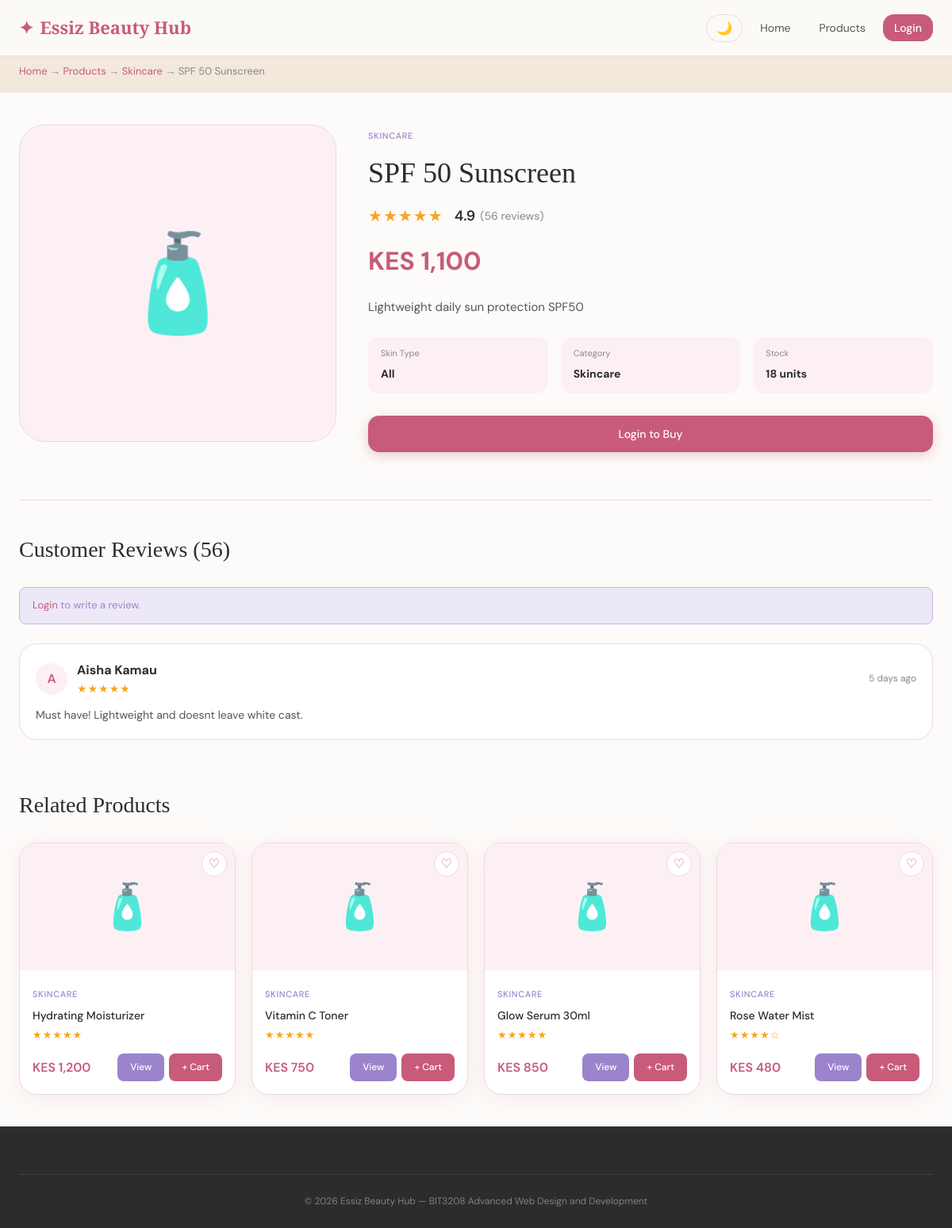
Page /product_detail.php?id=12 on the committed database.
### tables this page shows
CREATE TABLE IF NOT EXISTS products (
  product_id   INT PRIMARY KEY AUTO_INCREMENT,
  name         VARCHAR(150) NOT NULL,
  category     VARCHAR(80) NOT NULL,
  description  TEXT,
  price        DECIMAL(10,2) NOT NULL,
  stock        INT DEFAULT 0,
  skin_type    VARCHAR(80),
  rating       DECIMAL(3,1) DEFAULT 0.0,
  review_count INT DEFAULT 0,
  created_at   TIMESTAMP DEFAULT CURRENT_TIMESTAMP
);

CREATE TABLE IF NOT EXISTS reviews (
  review_id  INT PRIMARY KEY AUTO_INCREMENT,
  user_id    INT NOT NULL,
  product_id INT NOT NULL,
  rating     INT CHECK (rating BETWEEN 1 AND 5),
  comment    TEXT,
  created_at TIMESTAMP DEFAULT CURRENT_TIMESTAMP,
  FOREIGN KEY (user_id)    REFERENCES users(user_id),
  FOREIGN KEY (product_id) REFERENCES products(product_id)
);

CREATE TABLE IF NOT EXISTS users (
  user_id            INT PRIMARY KEY AUTO_INCREMENT,
  full_name          VARCHAR(100) NOT NULL,
  email              VARCHAR(150) UNIQUE NOT NULL,
  phone_number       VARCHAR(20),
  password           VARCHAR(255) NOT NULL,
  role               ENUM('admin','customer') DEFAULT 'customer',
  skin_type          VARCHAR(50),
  budget             ENUM('low','medium','high') DEFAULT 'medium',
  bio                TEXT,
  login_attempts     INT DEFAULT 0,
  locked_until       DATETIME DEFAULT NULL,
  two_factor_code    VARCHAR(10) DEFAULT NULL,
  two_factor_expiry  DATETIME DEFAULT NULL,
  two_factor_enabled TINYINT(1) DEFAULT 0,
  created_at         TIMESTAMP DEFAULT CURRENT_TIMESTAMP
);

### includes/session.php (called while the page is built, shortened)
<?php
function isLoggedIn()  { return isset($_SESSION['user_id']) && !empty($_SESSION['user_id']); }
?>

### includes/functions.php (called while the page is built, shortened)
<?php
function getProductIcon($category) {
    $icons = [
        'Skincare'    => '🧴',
        'Makeup'      => '💄',
        'Haircare'    => '💆',
        'Perfumes'    => '🌸',
        'Accessories' => '🪞'
    ];
    return $icons[$category] ?? '✨';
}
function getStars($rating) {
    return str_repeat('★', round($rating)) . str_repeat('☆', 5 - round($rating));
}
function timeAgo($datetime) {
    $time = strtotime($datetime);
    $diff = time() - $time;
    if ($diff < 604800) return floor($diff/86400) . ' days ago';
    return date('d M Y', $time);
}
?>

### product_detail.php (the view, shortened to what this page needs)
<?php
require_once 'includes/db_connect.php';
require_once 'includes/session.php';
require_once 'includes/functions.php';
$product_id = (int)($_GET['id'] ?? 0);
$stmt = mysqli_prepare($conn, "SELECT * FROM products WHERE product_id = ?");
mysqli_stmt_bind_param($stmt, "i", $product_id);
mysqli_stmt_execute($stmt);
$product = mysqli_fetch_assoc(mysqli_stmt_get_result($stmt));
$icon  = getProductIcon($product['category']);
$stars = getStars($product['rating']);
$in_wishlist = isLoggedIn() ? isInWishlist($conn, $_SESSION['user_id'], $product_id) : false;
$review_message = '';
$reviews = mysqli_query($conn, "
    SELECT r.*, u.full_name FROM reviews r
    JOIN users u ON r.user_id = u.user_id
    WHERE r.product_id = $product_id
    ORDER BY r.created_at DESC
");
$related = mysqli_query($conn, "
    SELECT * FROM products
    WHERE category = '{$product['category']}' AND product_id != $product_id
    ORDER BY rating DESC LIMIT 4
");
$cart_count = isLoggedIn() ? getCartCount($conn, $_SESSION['user_id']) : 0;
$wish_count = isLoggedIn() ? getWishlistCount($conn, $_SESSION['user_id']) : 0;
?>
<!DOCTYPE html>
<html lang="en">
<head>
  <link rel="stylesheet" href="css/style.css">
</head>
<body>
<nav class="navbar" id="navbar">
  <div class="nav-container">
    <a href="index.php" class="nav-brand"><span class="brand-star">✦</span> Essiz Beauty Hub</a>
    <ul class="nav-links" id="navLinks">
      <li><button class="dark-toggle" id="darkToggle" title="Toggle Dark Mode">🌙</button></li>
      <li><a href="index.php">Home</a></li>
      <li><a href="products.php">Products</a></li>
      <?php if (isLoggedIn()): ?>
        <li><a href="wishlist.php">Wishlist ❤️ <span class="cart-badge"><?php echo $wish_count; ?></span></a></li>
        <li><a href="cart.php">Cart <span class="cart-badge"><?php echo $cart_count; ?></span></a></li>
        <li><a href="dashboard.php">My Account</a></li>
        <li><a href="logout.php" class="btn-nav">Logout</a></li>
      <?php else: ?>
        <li><a href="login.php" class="btn-nav">Login</a></li>
      <?php endif; ?>
    </ul>
  </div>
</nav>
<div style="background:var(--nude);padding:80px 0 16px;">
  <div class="container">
    <p style="font-size:13px;color:var(--charcoal-light);">
      <a href="index.php" style="color:var(--pink);">Home</a> →
      <a href="products.php" style="color:var(--pink);">Products</a> →
      <a href="products.php?category=<?php echo urlencode($product['category']); ?>" style="color:var(--pink);"><?php echo $product['category']; ?></a> →
      <?php echo htmlspecialchars($product['name']); ?>
    </p>
  </div>
</div>
<div class="container" style="padding:40px 24px;">
  <div class="product-detail-layout">
    <div class="product-detail-image">
      <div class="product-detail-icon"><?php echo $icon; ?></div>
    </div>
    <div class="product-detail-info">
      <span class="product-category"><?php echo $product['category']; ?></span>
      <h1 style="font-family:var(--font-display);font-size:36px;font-weight:400;margin:8px 0;">
        <?php echo htmlspecialchars($product['name']); ?>
      </h1>
      <div class="product-rating" style="margin-bottom:16px;">
        <span class="stars" style="font-size:20px;"><?php echo $stars; ?></span>
        <span style="font-size:18px;font-weight:600;color:var(--charcoal);margin-left:8px;"><?php echo $product['rating']; ?></span>
        <span style="font-size:14px;color:var(--charcoal-light);">(<?php echo $product['review_count']; ?> reviews)</span>
      </div>
      <div style="font-size:32px;font-weight:700;color:var(--pink);margin-bottom:20px;">
        KES <?php echo number_format($product['price']); ?>
      </div>
      <p style="font-size:15px;color:var(--charcoal-mid);line-height:1.7;margin-bottom:24px;">
        <?php echo htmlspecialchars($product['description']); ?>
      </p>
      <div class="product-detail-meta">
        <div class="meta-item"><span>Skin Type</span><strong><?php echo $product['skin_type']; ?></strong></div>
        <div class="meta-item"><span>Category</span><strong><?php echo $product['category']; ?></strong></div>
        <div class="meta-item"><span>Stock</span><strong><?php echo $product['stock']; ?> units</strong></div>
      </div>
      <div style="display:flex;gap:12px;margin-top:28px;flex-wrap:wrap;">
        <?php if (isLoggedIn()): ?>
          <a href="cart.php?add=<?php echo $product['product_id']; ?>" class="btn-primary" style="flex:1;text-align:center;">
            🛒 Add to Cart
          </a>
          <a href="wishlist.php?add=<?php echo $product['product_id']; ?>"
             class="btn-outline <?php echo $in_wishlist ? 'wishlist-active' : ''; ?>"
             style="<?php echo $in_wishlist ? 'background:var(--pink);color:white;' : ''; ?>">
            <?php echo $in_wishlist ? '❤️ Wishlisted' : '♡ Wishlist'; ?>
          </a>
          <a href="routine_builder.php" class="btn-outline">+ Routine</a>
        <?php else: ?>
          <a href="login.php" class="btn-primary" style="flex:1;text-align:center;">Login to Buy</a>
        <?php endif; ?>
      </div>
    </div>
  </div>
  <div class="reviews-section">
    <h2 style="font-family:var(--font-display);font-size:28px;font-weight:400;margin-bottom:24px;">
      Customer Reviews (<?php echo $product['review_count']; ?>)
    </h2>
    <?php if (isLoggedIn()): ?>
      <?php if ($review_message === 'success'): ?>
        <div class="form-message form-message--success">✓ Review submitted successfully!</div>
      <?php elseif ($review_message === 'already'): ?>
        <div class="form-message form-message--info">ℹ You have already reviewed this product.</div>
      <?php else: ?>
      <div class="review-form-card">
        <h3>Write a Review</h3>
        <form method="POST">
          <div class="star-rating" id="starRating">
            <?php for ($i = 5; $i >= 1; $i--): ?>
              <input type="radio" name="rating" id="star<?php echo $i; ?>" value="<?php echo $i; ?>">
              <label for="star<?php echo $i; ?>">★</label>
            <?php endfor; ?>
          </div>
          <div class="form-group" style="margin-top:16px;">
            <textarea name="comment" placeholder="Share your experience with this product..."
              style="width:100%;padding:12px 16px;border:1.5px solid var(--border);border-radius:var(--radius-md);font-size:14px;font-family:var(--font-body);outline:none;resize:vertical;min-height:100px;"></textarea>
          </div>
          <button type="submit" class="btn-primary">Submit Review</button>
        </form>
      </div>
      <?php endif; ?>
    <?php else: ?>
      <div class="form-message form-message--info">
        <a href="login.php" style="color:var(--pink);">Login</a> to write a review.
      </div>
    <?php endif; ?>
    <div class="reviews-list">
      <?php if (mysqli_num_rows($reviews) > 0):
        while ($review = mysqli_fetch_assoc($reviews)):
          $r_stars = str_repeat('★', $review['rating']) . str_repeat('☆', 5 - $review['rating']);
      ?>
      <div class="review-card">
        <div class="review-header">
          <div class="review-avatar"><?php echo strtoupper(substr($review['full_name'], 0, 1)); ?></div>
          <div>
            <strong><?php echo htmlspecialchars($review['full_name']); ?></strong>
            <div class="stars" style="font-size:14px;"><?php echo $r_stars; ?></div>
          </div>
          <span style="margin-left:auto;font-size:12px;color:var(--charcoal-light);">
            <?php echo timeAgo($review['created_at']); ?>
          </span>
        </div>
        <p style="font-size:14px;color:var(--charcoal-mid);margin-top:10px;line-height:1.6;">
          <?php echo htmlspecialchars($review['comment']); ?>
        </p>
      </div>
      <?php endwhile; else: ?>
      <p style="color:var(--charcoal-light);text-align:center;padding:40px;">No reviews yet. Be the first to review!</p>
      <?php endif; ?>
    </div>
  </div>
  <?php if (mysqli_num_rows($related) > 0): ?>
  <div style="margin-top:60px;">
    <h2 style="font-family:var(--font-display);font-size:28px;font-weight:400;margin-bottom:24px;">Related Products</h2>
    <div class="products-grid">
      <?php while ($rp = mysqli_fetch_assoc($related)):
        $r_icon  = getProductIcon($rp['category']);
        $r_stars = getStars($rp['rating']);
      ?>
      <div class="product-card">
        <div class="product-image">
          <div class="product-icon"><?php echo $r_icon; ?></div>
          <a href="wishlist.php?add=<?php echo $rp['product_id']; ?>" class="wishlist-btn" title="Add to Wishlist">♡</a>
        </div>
        <div class="product-info">
          <span class="product-category"><?php echo $rp['category']; ?></span>
          <h3 class="product-name"><?php echo htmlspecialchars($rp['name']); ?></h3>
          <div class="product-rating"><span class="stars"><?php echo $r_stars; ?></span></div>
          <div class="product-footer">
            <span class="product-price">KES <?php echo number_format($rp['price']); ?></span>
            <div style="display:flex;gap:6px;">
              <a href="product_detail.php?id=<?php echo $rp['product_id']; ?>" class="btn-cart" style="background:var(--lavender);">View</a>
              <a href="cart.php?add=<?php echo $rp['product_id']; ?>" class="btn-cart">+ Cart</a>
            </div>
          </div>
        </div>
      </div>
      <?php endwhile; ?>
    </div>
  </div>
  <?php endif; ?>
</div>
<footer class="footer">
  <div class="container">
    <div class="footer-bottom">
      <p>© <?php echo date('Y'); ?> Essiz Beauty Hub — BIT3208 Advanced Web Design and Development</p>
    </div>
  </div>
</footer>
</body>
</html>

### rows in the picture
products: category "Skincare", name "SPF 50 Sunscreen", category "🧴", category "SKINCARE", rating "★★★★★", rating "4.9", review_count "56", price "1,100", description "Lightweight daily sun protection SPF50", skin_type "All", stock "18"
reviews: user.full_name "A", user.full_name "Aisha Kamau", rating "★★★★★", created_at "5 days ago", comment "Must have! Lightweight and doesnt leave white cast."
products: category "🧴", category "SKINCARE", name "Hydrating Moisturizer", rating "★★★★★", price "1,200"
products: category "🧴", category "SKINCARE", name "Vitamin C Toner", rating "★★★★★", price "750"
products: category "🧴", category "SKINCARE", name "Glow Serum 30ml", rating "★★★★★", price "850"
products: category "🧴", category "SKINCARE", name "Rose Water Mist", rating "★★★★☆", price "480"
